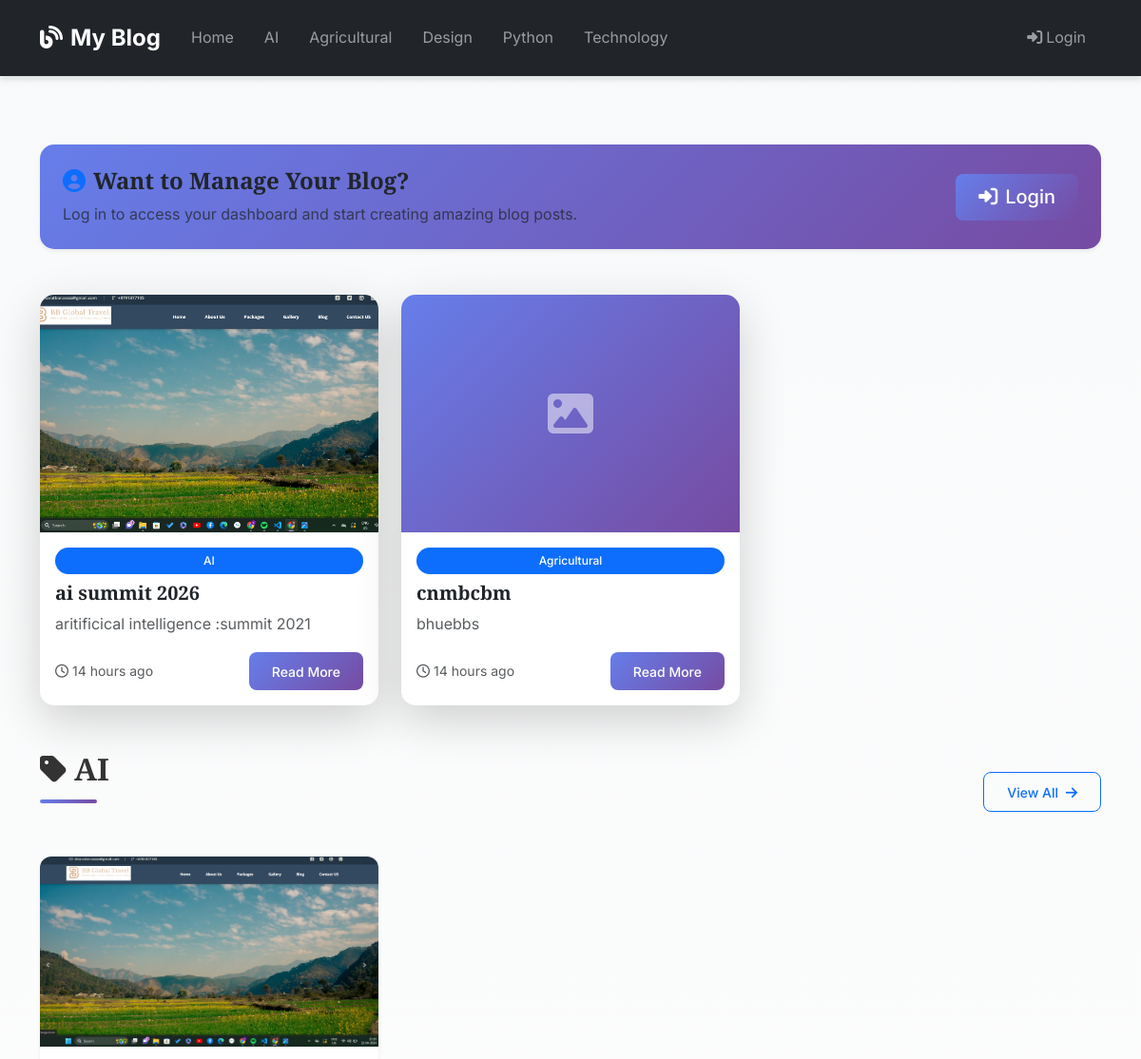
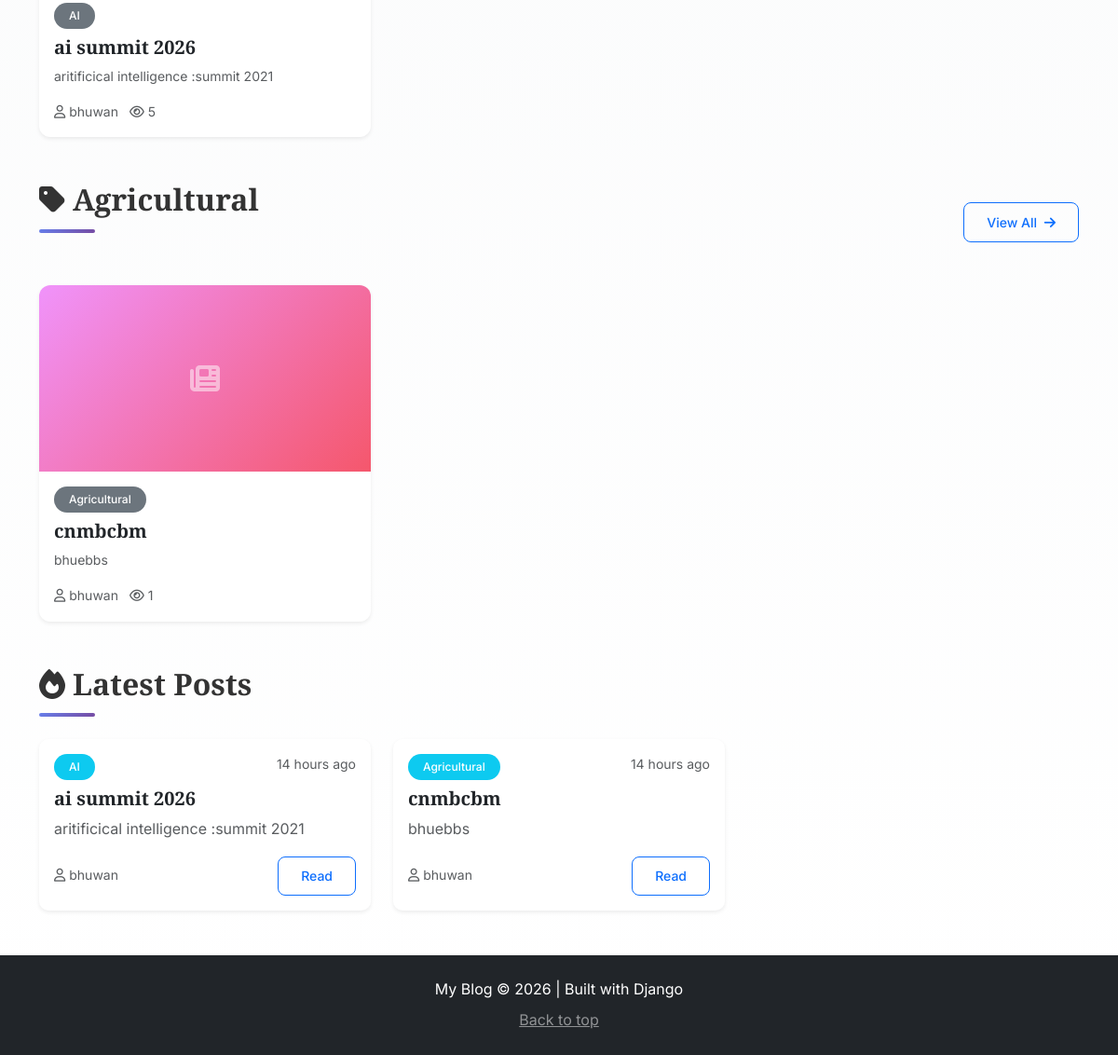
The page / on the database its author committed (2 pictures, top to bottom).
### blog/models.py (models this page shows, shortened)
class Category(models.Model):
    name = models.CharField(max_length=100, unique=True)
    slug = models.SlugField(max_length=100, unique=True)
    description = models.TextField(blank=True)
    class Meta:
        verbose_name_plural = "Categories"
        ordering = ['name']

class BlogPost(models.Model):
    STATUS_CHOICES = [
        ('draft', 'Draft'),
        ('published', 'Published'),
    ]
    title = models.CharField(max_length=200)
    slug = models.SlugField(max_length=200, unique=True)
    author = models.ForeignKey(User, on_delete=models.CASCADE, related_name='blog_posts')
    category = models.ForeignKey(Category, on_delete=models.SET_NULL, null=True, related_name='posts')
    content = models.TextField()
    excerpt = models.CharField(max_length=300, blank=True, help_text="Short description for preview")
    featured_image = models.ImageField(upload_to='blog_images/', blank=True, null=True)
    status = models.CharField(max_length=10, choices=STATUS_CHOICES, default='draft')
    created_at = models.DateTimeField(auto_now_add=True)
    updated_at = models.DateTimeField(auto_now=True)
    published_at = models.DateTimeField(null=True, blank=True)
    views = models.PositiveIntegerField(default=0)
    class Meta:
        ordering = ['-published_at', '-created_at']
        indexes = [
            models.Index(fields=['-published_at', '-created_at']),
            models.Index(fields=['status']),
        ]
    def get_time_since_published(self):
        if self.published_at:
            delta = timezone.now() - self.published_at
            if delta.days > 0:
                return f"{delta.days} day{'s' if delta.days > 1 else ''} ago"
            elif delta.seconds // 3600 > 0:
                hours = delta.seconds // 3600
                return f"{hours} hour{'s' if hours > 1 else ''} ago"
            elif delta.seconds // 60 > 0:
                minutes = delta.seconds // 60
                return f"{minutes} minute{'s' if minutes > 1 else ''} ago"
            else:
                return "Just now"
        return "Not published"

### blog/views.py (the view)
# urls.py: path('', views.home, name='home'),
def home(request):
    categories = Category.objects.all()
    featured_posts = BlogPost.objects.filter(status='published').order_by('-published_at')[:3]
    latest_posts = BlogPost.objects.filter(status='published').order_by('-published_at')[:6]
    posts_by_category = {}
    for category in categories:
        posts = BlogPost.objects.filter(
            category=category,
            status='published'
        ).order_by('-published_at')[:3]
        if posts.exists():
            posts_by_category[category] = posts
    context = {
        'featured_posts': featured_posts,
        'latest_posts': latest_posts,
        'posts_by_category': posts_by_category,
        'categories': categories,
    }
    return render(request, 'blog/home.html', context)

### blog/templates/blog/home.html (shortened to what this page needs)
{% extends 'blog/base.html' %}
{% load static %}
{% block content %}
<div class="container mt-5 pt-4">
    {% if user.is_authenticated %}
    <div class="dashboard-access-card card border-0 shadow-lg mb-5 bg-gradient-primary text-white">
        <div class="card-body p-4">
            <div class="row align-items-center">
                <div class="col-md-8">
                    <h3 class="mb-2">
                        <i class="fas fa-tachometer-alt me-2"></i>Welcome to Your Dashboard
                    </h3>
                    <p class="mb-0">Manage your blog posts, view statistics, and access admin features all in one place.</p>
                </div>
                <div class="col-md-4 text-md-end mt-3 mt-md-0">
                    <a href="{% url 'blog:dashboard' %}" class="btn btn-light btn-lg">
                        <i class="fas fa-arrow-right me-2"></i>Go to Dashboard
                    </a>
                </div>
            </div>
        </div>
    </div>
    {% else %}
    <div class="dashboard-access-card card border-0 shadow-sm mb-5">
        <div class="card-body p-4">
            <div class="row align-items-center">
                <div class="col-md-8">
                    <h4 class="mb-2">
                        <i class="fas fa-user-circle me-2 text-primary"></i>Want to Manage Your Blog?
                    </h4>
                    <p class="mb-0 text-muted">Log in to access your dashboard and start creating amazing blog posts.</p>
                </div>
                <div class="col-md-4 text-md-end mt-3 mt-md-0">
                    <a href="/admin/login/" class="btn btn-primary btn-lg">
                        <i class="fas fa-sign-in-alt me-2"></i>Login
                    </a>
                </div>
            </div>
        </div>
    </div>
    {% endif %}
    {% if featured_posts %}
    <div class="featured-section mb-5">
        <div class="row g-4">
            {% for post in featured_posts %}
            <div class="col-md-4">
                <div class="featured-card card h-100 shadow-lg border-0">
                    {% if post.featured_image %}
                    <img src="{{ post.featured_image.url }}" class="card-img-top featured-img" alt="{{ post.title }}">
                    {% else %}
                    <div class="card-img-top featured-img bg-gradient-primary d-flex align-items-center justify-content-center">
                        <i class="fas fa-image fa-3x text-white opacity-50"></i>
                    </div>
                    {% endif %}
                    <div class="card-body d-flex flex-column">
                        <span class="badge bg-primary mb-2">{{ post.category.name }}</span>
                        <h5 class="card-title">{{ post.title|truncatewords:8 }}</h5>
                        <p class="card-text text-muted flex-grow-1">{{ post.excerpt|default:post.content|truncatewords:15 }}</p>
                        <div class="d-flex justify-content-between align-items-center mt-auto">
                            <small class="text-muted">
                                <i class="far fa-clock me-1"></i>{{ post.get_time_since_published }}
                            </small>
                            <a href="{% url 'blog:detail' post.slug %}" class="btn btn-sm btn-primary">Read More</a>
                        </div>
                    </div>
                </div>
            </div>
            {% endfor %}
        </div>
    </div>
    {% endif %}
    {% for category, posts in posts_by_category.items %}
    <div class="category-section mb-5">
        <div class="d-flex justify-content-between align-items-center mb-4">
            <h2 class="section-title">
                <i class="fas fa-tag me-2"></i>{{ category.name }}
            </h2>
            <a href="{% url 'blog:category' category.slug %}" class="btn btn-outline-primary btn-sm">
                View All <i class="fas fa-arrow-right ms-1"></i>
            </a>
        </div>
        <div class="row g-4">
            {% for post in posts %}
            <div class="col-md-4">
                <div class="blog-card card h-100 shadow-sm border-0">
                    {% if post.featured_image %}
                    <img src="{{ post.featured_image.url }}" class="card-img-top blog-img" alt="{{ post.title }}">
                    {% else %}
                    <div class="card-img-top blog-img bg-gradient-secondary d-flex align-items-center justify-content-center">
                        <i class="fas fa-newspaper fa-2x text-white opacity-50"></i>
                    </div>
                    {% endif %}
                    <div class="card-body">
                        <span class="badge bg-secondary mb-2">{{ category.name }}</span>
                        <h5 class="card-title">{{ post.title|truncatewords:6 }}</h5>
                        <p class="card-text text-muted small">{{ post.excerpt|default:post.content|truncatewords:12 }}</p>
                        <div class="d-flex justify-content-between align-items-center">
                            <small class="text-muted">
                                <i class="far fa-user me-1"></i>{{ post.author.username }}
                                <i class="far fa-eye ms-2 me-1"></i>{{ post.views }}
                            </small>
                        </div>
                    </div>
                </div>
            </div>
            {% endfor %}
        </div>
    </div>
    {% endfor %}
    {% if latest_posts %}
    <div class="latest-section mb-5">
        <h2 class="section-title mb-4">
            <i class="fas fa-fire me-2"></i>Latest Posts
        </h2>
        <div class="row g-4">
            {% for post in latest_posts %}
            <div class="col-md-6 col-lg-4">
                <article class="latest-card card h-100 shadow-sm border-0">
                    <div class="card-body">
                        <div class="d-flex justify-content-between align-items-start mb-2">
                            <span class="badge bg-info">{{ post.category.name }}</span>
                            <small class="text-muted">{{ post.get_time_since_published }}</small>
                        </div>
                        <h5 class="card-title">{{ post.title|truncatewords:8 }}</h5>
                        <p class="card-text text-muted">{{ post.excerpt|default:post.content|truncatewords:15 }}</p>
                        <div class="d-flex justify-content-between align-items-center">
                            <small class="text-muted">
                                <i class="far fa-user me-1"></i>{{ post.author.username }}
                            </small>
                            <a href="{% url 'blog:detail' post.slug %}" class="btn btn-sm btn-outline-primary">Read</a>
                        </div>
                    </div>
                </article>
            </div>
            {% endfor %}
        </div>
    </div>
    {% endif %}
</div>
{% endblock %}

### blog/templates/blog/base.html (shortened to what this page needs)
{% load static %}
<!DOCTYPE html>
<html lang="en">
<head>
    <link href="https://cdn.jsdelivr.net/npm/bootstrap@5.3.3/dist/css/bootstrap.min.css" rel="stylesheet">
    <link rel="stylesheet" href="https://cdnjs.cloudflare.com/ajax/libs/font-awesome/6.4.0/css/all.min.css">
    <link href="{% static 'css/blog.css' %}" rel="stylesheet">
</head>
<body>
    <nav class="navbar navbar-expand-lg navbar-dark bg-dark fixed-top">
        <div class="container">
            <a class="navbar-brand fw-bold" href="{% url 'blog:home' %}">
                <i class="fas fa-blog me-2"></i>My Blog
            </a>
            <div class="collapse navbar-collapse" id="navbarNav">
                <ul class="navbar-nav me-auto">
                    <li class="nav-item">
                        <a class="nav-link" href="{% url 'blog:home' %}">Home</a>
                    </li>
                    {% if categories %}
                        {% for category in categories %}
                        <li class="nav-item">
                            <a class="nav-link" href="{% url 'blog:category' category.slug %}">{{ category.name }}</a>
                        </li>
                        {% endfor %}
                    {% endif %}
                </ul>
                <ul class="navbar-nav">
                    {% if user.is_authenticated %}
                    <li class="nav-item">
                        <a class="nav-link fw-bold" href="{% url 'blog:dashboard' %}">
                            <i class="fas fa-tachometer-alt me-1"></i>Dashboard
                        </a>
                    </li>
                    <li class="nav-item">
                        <a class="nav-link" href="{% url 'blog:create' %}">
                            <i class="fas fa-plus-circle me-1"></i>New Post
                        </a>
                    </li>
                    {% if user.is_staff %}
                    <li class="nav-item">
                        <a class="nav-link" href="/admin/" target="_blank">
                            <i class="fas fa-cog me-1"></i>Admin
                        </a>
                    </li>
                    {% endif %}
                    <li class="nav-item">
                        <a class="nav-link" href="/admin/logout/">
                            <i class="fas fa-sign-out-alt me-1"></i>Logout
                        </a>
                    </li>
                    {% else %}
                    <li class="nav-item">
                        <a class="nav-link" href="/admin/login/">
                            <i class="fas fa-sign-in-alt me-1"></i>Login
                        </a>
                    </li>
                    {% endif %}
                </ul>
            </div>
        </div>
    </nav>
    <main class="main-content">
        {% block content %}{% endblock %}
    </main>
    <footer class="footer mt-5 py-4 bg-dark text-white">
        <div class="container text-center">
            <p class="mb-0">My Blog © 2026 | Built with Django</p>
            <p class="mb-0 mt-2">
                <a href="{% url 'blog:home' %}" class="text-white-50">Back to top</a>
            </p>
        </div>
    </footer>
</body>
</html>

### rows shown on the page
Category: name "AI"
Category: name "Agricultural"
Category: name "Design"
Category: name "Python"
Category: name "Technology"
BlogPost: featured_image (picture), category.name "AI", title "ai summit 2026", excerpt "aritificical intelligence :summit 2021", get_time_since_published "14 hours ago", author.username "bhuwan", views "5"
BlogPost: category.name "Agricultural", title "cnmbcbm", excerpt "bhuebbs", get_time_since_published "14 hours ago", author.username "bhuwan", views "1"
